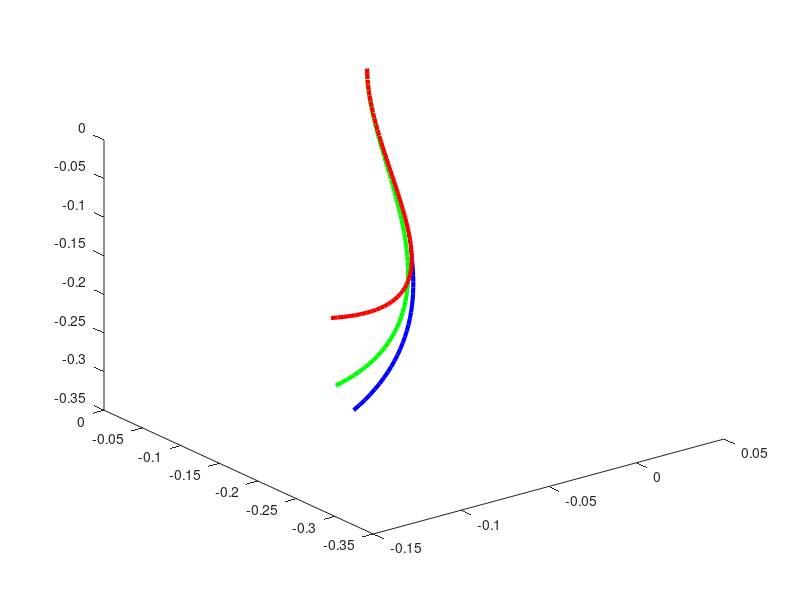

This figure's MATLAB source:
% Plot for comparing workspaces between no load at all, only self weght and
% 15 gms end load

% % [~,PosEnd_noload] = ShapeParams(24,8,[0 0 0]);% MAKE SURE TO EDIT WPL IN ShapeParams
% % 
% % 
% % [~,PosEnd_Swalone] = ShapeParams(24,8,[0 0 0]);
% % 
% % [~,PosEnd_Sw_EL] = ShapeParams(24,8,[0 0 15e-2]);
% 
% PosEnd_noload = [-PosEnd_noload(:,1),PosEnd_noload(:,2),-PosEnd_noload(:,3)];
% PosEnd_Swalone = [-PosEnd_Swalone(:,1),PosEnd_Swalone(:,2),-PosEnd_Swalone(:,3)];% 43 gms
% 
% PosEnd_Sw_EL = [-PosEnd_Sw_EL(:,1),PosEnd_Sw_EL(:,2),-PosEnd_Sw_EL(:,3)];% 43 gms + 15 gms

% save('PosEnd_noload.mat','PosEnd_noload');
% save('PosEnd_Swalone.mat','PosEnd_Swalone');
% save('PosEnd_Sw_EL.mat','PosEnd_Sw_EL');
load PosEnd_noload.mat
load PosEnd_Swalone.mat
load PosEnd_Sw_EL.mat

plot3(-PosEnd_Swalone(:,1),PosEnd_Swalone(:,2),-PosEnd_Swalone(:,3),'g','linewidth',3)
hold on
plot3(-PosEnd_Sw_EL(:,1),PosEnd_Sw_EL(:,2),-PosEnd_Sw_EL(:,3),'b','linewidth',3)
plot3(-PosEnd_noload(:,1),PosEnd_noload(:,2),-PosEnd_noload(:,3),'r','linewidth',3)



